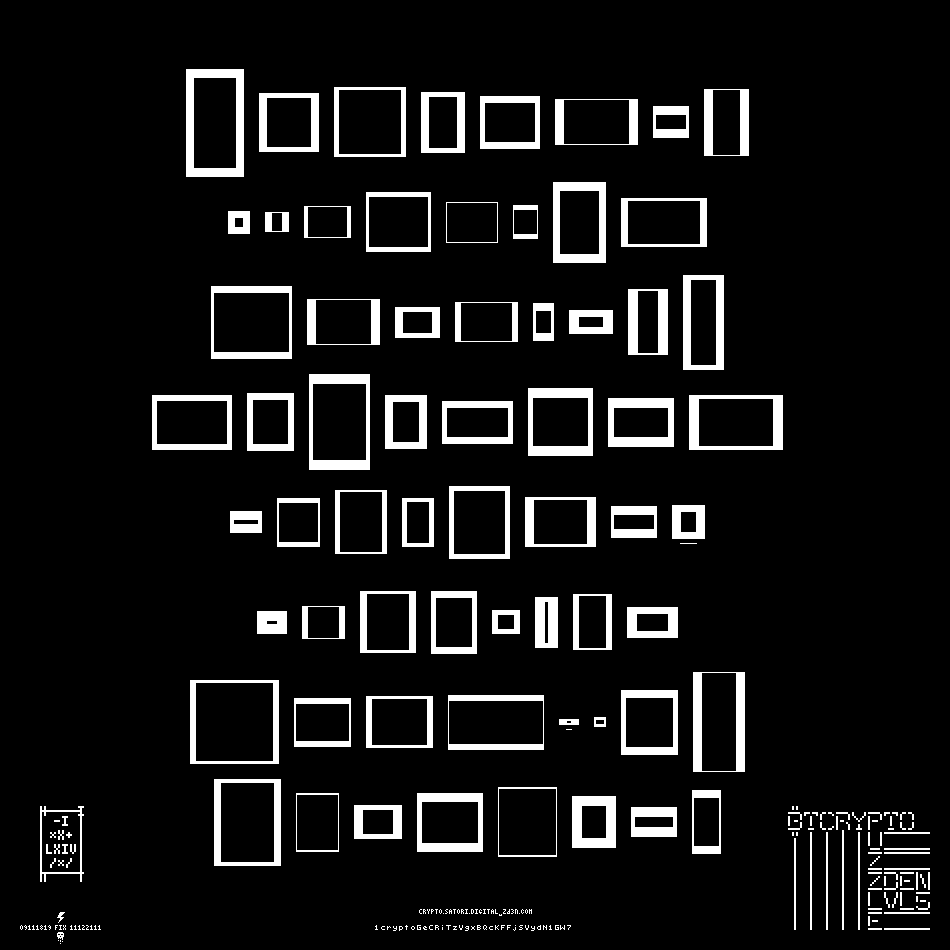
#> input picture img/crypto5fix.png, 950 x 950 px, found by its file name
$ python extract_v2.py
#> lines starting #> are read from the running program, lines starting #| are printed output that depends on the picture; after the words box and inside, x2 and y2 are one past the last pixel; in counts of white or black regions, pixels touching at a corner belong together
"""
v2: cleaner extraction. Strategy:
- Use RETR_EXTERNAL to get outer rectangles only. Each rectangle's outer boundary
  is one contour. Its bounding box gives outer_w, outer_h.
- Then within each outer bbox, find the inner black hole by flood-fill from center.
- Also detect outer bboxes that overlap each other (small rect inside big one) -
  exclude the inner hole contours that are themselves inside a larger rect.

Match to repo order by outer-area matching + position ordering.
"""
import cv2
import numpy as np
import json

PATH = '/home/user/zden-puzzle/img/crypto5fix.png'
img = cv2.imread(PATH, cv2.IMREAD_GRAYSCALE)
#> img: shape (950, 950); 7.8% white; 246 white regions (111 under 20 px), largest, box (x1, y1, x2, y2) and area: (186, 69, 244, 177) 2484, (693, 672, 745, 772) 1868, (553, 182, 606, 263) 1836
H, W = img.shape
#> H = 950; W = 950

# Crop out label areas at bottom
# Rectangles live in roughly y=50..810, leaving x=0..W
crop = img[0:810, 0:W]
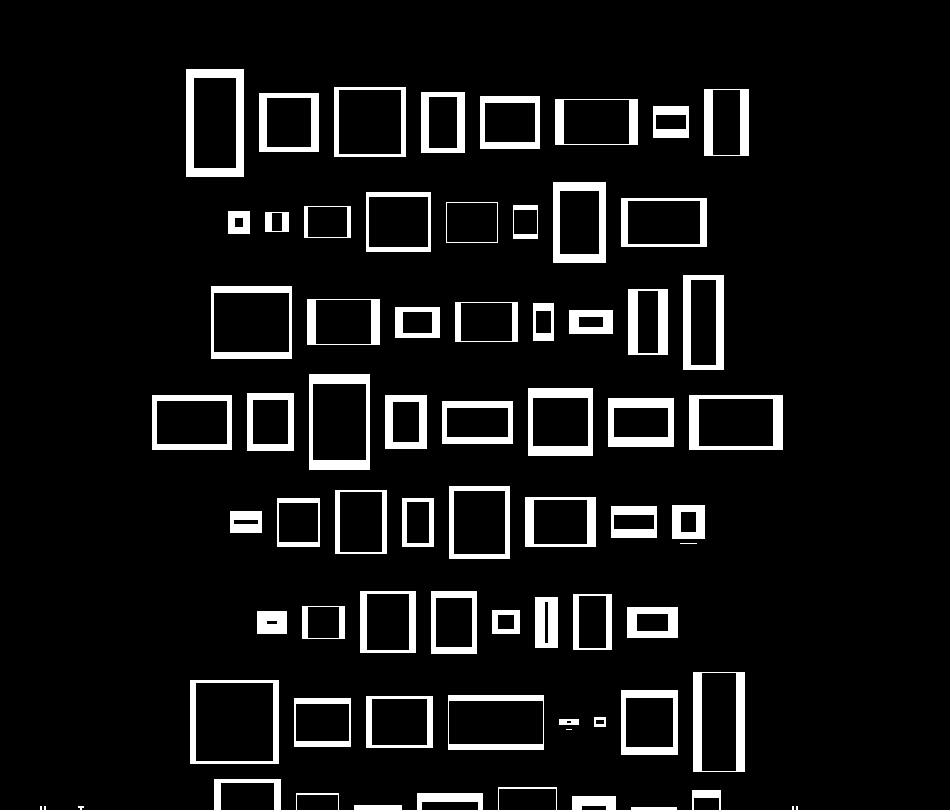
#> crop: shape (810, 950); 7.9% white; 71 white regions (7 under 20 px)
_, binary = cv2.threshold(crop, 128, 255, cv2.THRESH_BINARY)

# Use RETR_CCOMP so we can identify outer vs inner
contours, hierarchy = cv2.findContours(binary, cv2.RETR_CCOMP, cv2.CHAIN_APPROX_NONE)
#> contours = 127 contours, 8 with area under 20; largest, box (x1, y1, x2, y2) and area: (190, 680, 279, 764) 7304, (195, 682, 274, 762) 6160, (186, 69, 244, 177) 6099, (211, 286, 292, 359) 5760, (309, 374, 370, 470) 5700
hier = hierarchy[0]

# Top-level (parent == -1) contours are the outer rects.
outer_rects = []
for i, c in enumerate(contours):
    nxt, prv, child, parent = hier[i]
    if parent != -1:
        continue
    x, y, w, h = cv2.boundingRect(c)
    area = w * h
    # Filter: rectangles should be at least, say, 8x5
    if w < 7 or h < 5:
        continue
    # And not absurdly elongated (text would be very wide&short)
    # But we allow rects down to ~10x8.
    outer_rects.append({'idx': i, 'x': x, 'y': y, 'w': w, 'h': h, 'area': area, 'child': child})
#> this loop made 127 passes
#> (nxt, prv, child, parent, x, y, w, h) on passes 1, 4, 7, 8, 9, 10, 11, 12, 13, 15, 17, 19: (1, -1, -1, -1, 631, 807, 46, 3), (4, 2, -1, -1, 78, 806, 6, 4), (7, 5, -1, -1, 354, 805, 48, 5), (8, 6, -1, -1, 572, 796, 44, 14), (9, 7, -1, -1, 417, 793, 66, 17), (10, 8, -1, -1, 296, 793, 43, 17), (11, 9, -1, -1, 692, 790, 29, 20), (12, 10, -1, -1, 498, 787, 59, 23), (13, 11, -1, -1, 214, 779, 67, 31), (16, 13, 15, -1, 559, 719, 20, 6), (18, 14, 17, -1, 594, 717, 12, 10), (20, 16, 19, -1, 294, 698, 57, 49)
#> (nxt, prv, child, parent) on passes 16, 18, 20, 22, 24, 26: (-1, -1, -1, 14), (-1, -1, -1, 16), (-1, -1, -1, 18), (-1, -1, -1, 20), (-1, -1, -1, 22), (-1, -1, -1, 24)
#> after the loop, outer_rects = 63 items

print(f"Found {len(outer_rects)} outer candidates.")
#| Found 63 outer candidates.

# For each outer rect, find the largest inner contour
def largest_inner(outer):
    ci = outer['child']
    best = None
    while ci != -1:
        ix, iy, iw, ih = cv2.boundingRect(contours[ci])
        if best is None or iw*ih > best[2]*best[3]:
            best = (ix, iy, iw, ih)
        ci = hier[ci][0]  # next sibling
    return best

for r in outer_rects:
    inner = largest_inner(r)
    if inner:
        r['ix'], r['iy'], r['iw'], r['ih'] = inner
        r['in_area'] = inner[2]*inner[3]
    else:
        r['ix'] = r['iy'] = 0
        r['iw'] = r['ih'] = 0
        r['in_area'] = 0
#> this loop made 63 passes
#> inner on passes 8 to 19: (566, 720, 6, 4), (595, 719, 10, 6), (295, 703, 55, 39), (371, 698, 57, 48), (448, 700, 96, 45), (625, 697, 49, 51), (195, 682, 79, 80), (701, 672, 36, 100), (266, 620, 12, 5), (497, 614, 18, 16), (636, 613, 33, 19), (307, 606, 33, 33)

# Filter out text characters: should be large enough rectangles
# The smallest legitimate rectangle in Level 5 is around 120 area (120,32,88 = rect 53),
# so outer area >= 100 and has a detectable inner hole
before = len(outer_rects)
#> before = 63
outer_rects = [r for r in outer_rects if r['area'] >= 100 and r['in_area'] > 0]
#> outer_rects = 56 items
print(f"After filter: {len(outer_rects)} (was {before})")
#| After filter: 56 (was 63)

# Repo canonical areas (in reading order)
REPO = [
    (6264, 3780, 2484), (3540, 2156, 1384), (5040, 3968, 1072), (2684, 1428, 1256),
    (3180, 1950, 1230), (3818, 2860, 958), (1152, 420, 732), (3015, 1755, 1260),
    (506, 72, 434), (480, 180, 300), (1504, 1170, 334), (3900, 2950, 950),
    (2132, 1950, 182), (850, 552, 298), (4293, 2457, 1836), (4214, 3096, 1118),
    (5913, 4425, 1488), (3358, 2420, 938), (1395, 609, 786), (2520, 1938, 582),
    (798, 330, 468), (1056, 240, 816), (2640, 1240, 1400), (3895, 2125, 1770),
    (4400, 3010, 1390), (2726, 1540, 1186), (5856, 4028, 1828), (2268, 1040, 1228),
    (3053, 1769, 1284), (4420, 2640, 1780), (3234, 1566, 1668), (5170, 3478, 1692),
    (704, 96, 608), (2107, 1521, 586), (3328, 2520, 808), (1568, 902, 666),
    (4453, 3213, 1240), (3550, 2332, 1218), (1472, 560, 912), (1139, 300, 839),
    (690, 30, 660), (1419, 961, 458), (3472, 2352, 1120), (2898, 1764, 1134),
    (672, 224, 448), (1173, 123, 1050), (2184, 1404, 780), (1581, 527, 1054),
    (7476, 6006, 1470), (2793, 1961, 832), (3484, 2530, 954), (5280, 4042, 1238),
    (126, 8, 118), (120, 32, 88), (3705, 2303, 1402), (5200, 3332, 1868),
    (5829, 4187, 1642), (2537, 2255, 282), (1632, 720, 912), (3894, 2296, 1598),
    (4130, 3762, 368), (2288, 768, 1520), (1380, 380, 1000), (1856, 1200, 656),
]

# Match detected rects to repo by outer area, respecting position order.
# For each repo rect (in order), find nearest-area detected rect that hasn't been used
# AND is visually positioned "after" the previous match (roughly top-to-bottom, left-to-right).
# To handle duplicates cleanly, we first group detected rects into visual rows.

det = outer_rects
#> det = 56 items
# Cluster rows by y-center
for r in det:
    r['yc'] = r['y'] + r['h'] / 2
#> this loop made 56 passes
det.sort(key=lambda r: r['yc'])

# Row assignment by gap-based clustering on y-center
rows = []
if det:
    rows.append([det[0]])
    for r in det[1:]:
        prev = rows[-1][-1]
        # same row if y-center within 40 of the previous max-y
        if abs(r['yc'] - np.mean([x['yc'] for x in rows[-1]])) < 40:
            rows[-1].append(r)
        else:
            rows.append([r])
#> this loop made 55 passes
#> after the loop, rows = 7 items
for row in rows:
    row.sort(key=lambda r: r['x'])
#> this loop made 7 passes

print(f"Rows: {len(rows)}, counts: {[len(r) for r in rows]}")
#| Rows: 7, counts: [8, 8, 8, 8, 8, 8, 8]
flat = [r for row in rows for r in row]
#> flat = 56 items
print(f"Total detected: {len(flat)} (target 64)")
#| Total detected: 56 (target 64)

# Print each in order alongside repo areas
print("\nord | det_out | det_in | repo_out | repo_in | dx dy w_out h_out w_in h_in")
print("-" * 100)
mismatches = 0
for i in range(64):
    if i < len(flat):
        r = flat[i]
        ro, ri, rs = REPO[i]
        o_ok = abs(r['area'] - ro) < 80
        i_ok = abs(r['in_area'] - ri) < 300  # inner area can have bigger error due to thickness
        flag = '' if o_ok else ' OUT_MISMATCH'
        if not o_ok:
            mismatches += 1
        print(f"{i:3d} | {r['area']:5d} | {r['in_area']:5d} | {ro:5d} | {ri:5d} |"
              f" {r['x']:3d} {r['y']:3d} {r['w']:3d} {r['h']:3d} {r['iw']:3d} {r['ih']:3d}{flag}")
    else:
        ro, ri, rs = REPO[i]
        print(f"{i:3d} | MISSING | repo={ro},{ri},{rs}")
#> this loop made 64 passes
#|   0 |  6264 |  4048 |  6264 |  3780 | 186  69  58 108  44  92
#|   1 |  3540 |  2346 |  3540 |  2156 | 259  93  60  59  46  51
#|   2 |  5040 |  4224 |  5040 |  3968 | 334  87  72  70  64  66
#|   3 |  2684 |  1590 |  2684 |  1428 | 421  92  44  61  30  53
#|   4 |  3180 |  2132 |  3180 |  1950 | 480  96  60  53  52  41
#|   5 |  3818 |  3082 |  3818 |  2860 | 555  99  83  46  67  46
#|   6 |  1152 |   512 |  1152 |   420 | 653 106  36  32  32  16
#|   7 |  3015 |  1943 |  3015 |  1755 | 704  89  45  67  29  67
#> (further printed lines are left out)

print(f"\nOuter-area mismatches: {mismatches}/64")
#| Outer-area mismatches: 0/64
print(f"Detected: {len(flat)}/64")
#| Detected: 56/64

# Save
data = []
for i, r in enumerate(flat[:64]):
    data.append({
        'order': i,
        'x': r['x'], 'y': r['y'],
        'w_out': r['w'], 'h_out': r['h'],
        'w_in': r['iw'], 'h_in': r['ih'],
        'ix': r['ix'], 'iy': r['iy'],
        'outer_area_px': r['area'],
        'inner_area_px': r['in_area'],
    })
with open('/home/user/zden-puzzle/img/rects_v2.json', 'w') as f:
    json.dump(data, f, indent=2)
